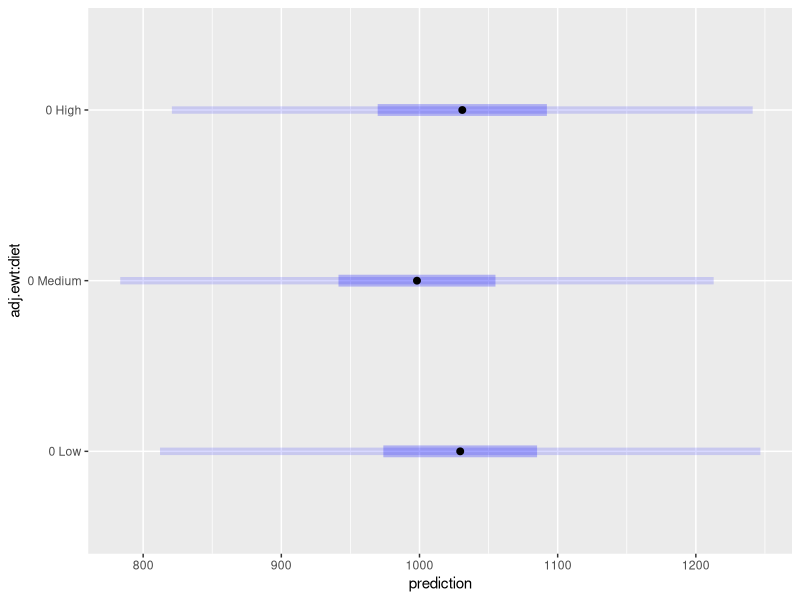

Here is the R script that generated this plot:
## ---- echo = FALSE, results = "hide", message = FALSE---------------------------------------------
require("emmeans") 
options(show.signif.stars = FALSE, width = 100) 
knitr::opts_chunk$set(fig.width = 4.5, class.output = "ro") 

## ----eval = FALSE---------------------------------------------------------------------------------
#  rg <- ref_grid(model)
#  rg@misc$sigma

## ---- message = FALSE-----------------------------------------------------------------------------
feedlot = transform(feedlot, adj.ewt = ewt - predict(lm(ewt ~ herd)))
require(lme4)
feedlot.lmer <- lmer(swt ~ adj.ewt + diet + (1|herd), data = feedlot)
feedlot.rg <- ref_grid(feedlot.lmer, at = list(adj.ewt = 0))
summary(feedlot.rg)  ## point predictions

## -------------------------------------------------------------------------------------------------
lme4::VarCorr(feedlot.lmer)  ## for the model
feedlot.rg@misc$sigma  ## default in the ref. grid

## -------------------------------------------------------------------------------------------------
feedlot.rg <- update(feedlot.rg, sigma = sqrt(77.087^2 + 57.832^2))

## -------------------------------------------------------------------------------------------------
predict(feedlot.rg, interval = "prediction")

## ---- fig.height = 2------------------------------------------------------------------------------
plot(feedlot.rg, PIs = TRUE)

## -------------------------------------------------------------------------------------------------
range(feedlot$swt)

## -------------------------------------------------------------------------------------------------
feedlot.lm <- lm(swt ~ adj.ewt + diet + herd, data = feedlot)

## -------------------------------------------------------------------------------------------------
newrg <- ref_grid(feedlot.lm, at = list(adj.ewt = 0, herd = c("9", "19")))
predict(newrg, interval = "prediction", by = "herd")
